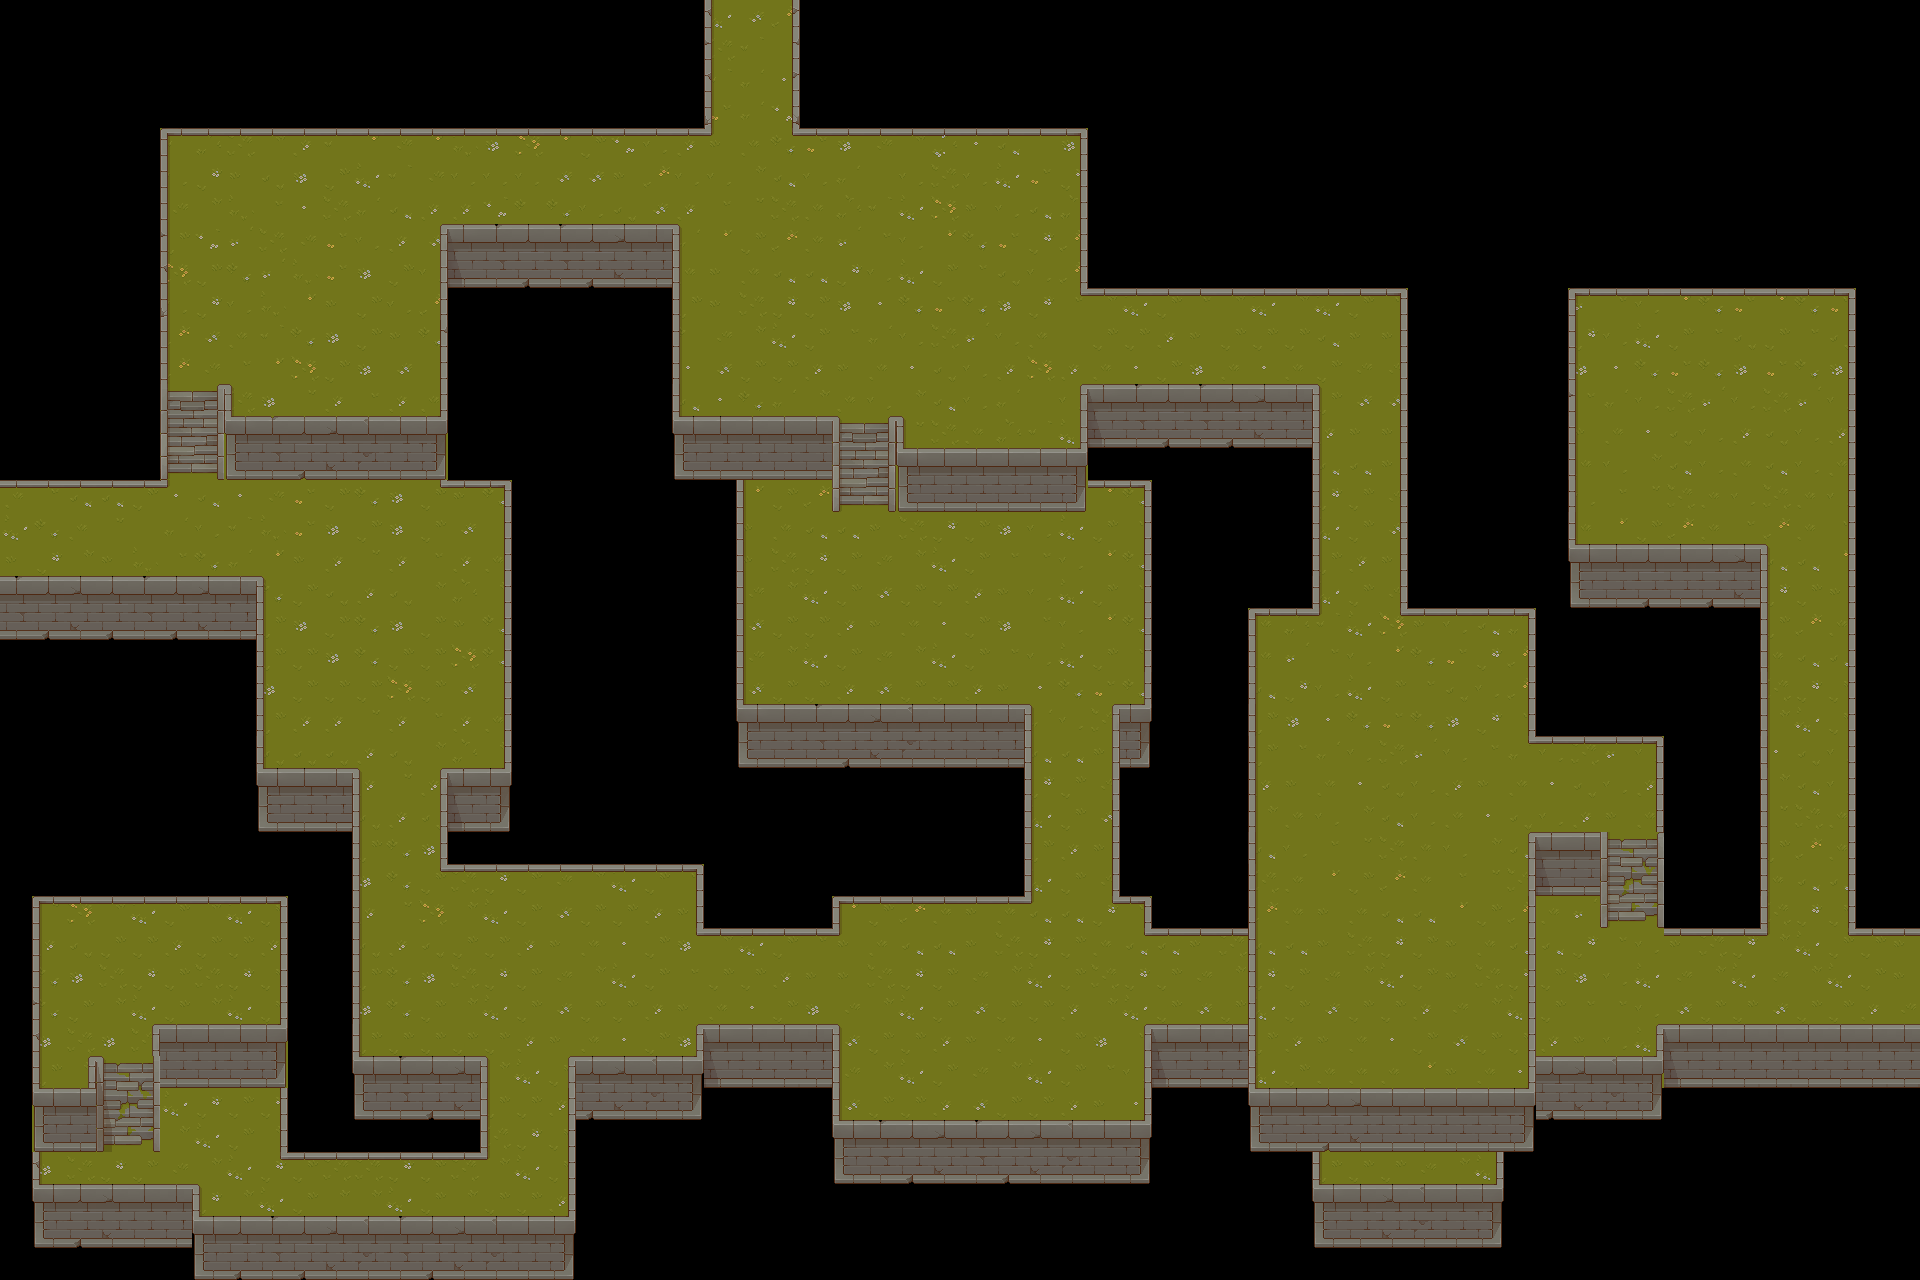

Tiled map render using the project's own tile images. Description and the map definition, with tile-layer contents summarised, below:
An orthogonal 60x40 tile map with 32x32 px tiles, 5 tile layers (ground, shadow, walls, props_below, ...), 1 hidden layer not drawn, 8 tilesets and 1 object (Player).

<map version="1.9" tiledversion="1.9.0" orientation="orthogonal" renderorder="right-down" width="60" height="40" tilewidth="32" tileheight="32" infinite="0" nextlayerid="13" nextobjectid="136">
 <tileset firstgid="1" source="../tilesets/Tileset Grass.tsx" />
 <tileset firstgid="65" source="../tilesets/Tileset Wall.tsx" />
 <tileset firstgid="321" source="../tilesets/Struct.tsx" />
 <tileset firstgid="577" source="../tilesets/Shadow.tsx" />
 <tileset firstgid="833" source="../tilesets/Props.tsx" />
 <tileset firstgid="1089" source="../tilesets/Plant.tsx" />
 <tileset firstgid="1345" source="../tilesets/doors.tsx" />
 <tileset firstgid="1370" source="../tilesets/walls.tsx" />
 <layer id="1" name="ground" width="60" height="40">
  <data>[2400 cells, 1124 non-empty, 32 distinct tile ids]</data>
 </layer>
 <layer id="10" name="shadow" width="60" height="40" opacity="0.5">
  <data>[2400 cells, 0 non-empty, 0 distinct tile ids]</data>
 </layer>
 <layer id="2" name="walls" width="60" height="40">
  <data>[2400 cells, 668 non-empty, 70 distinct tile ids]</data>
 </layer>
 <layer id="3" name="props_below" width="60" height="40">
  <data>[2400 cells, 0 non-empty, 0 distinct tile ids]</data>
 </layer>
 <objectgroup id="6" name="objects">
  <object id="3" name="Player" x="62.333" y="543.667">
   <point />
  </object>
 </objectgroup>
 <layer id="9" name="props_above" width="60" height="40">
  <data>[2400 cells, 0 non-empty, 0 distinct tile ids]</data>
 </layer>
 <layer id="12" name="nav" width="60" height="40" visible="0" opacity="0.43">
  <data>[2400 cells, 1436 non-empty, 6 distinct tile ids]</data>
 </layer>
</map>
